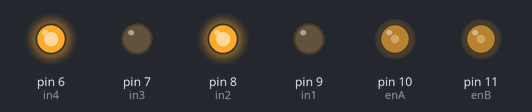
A sketch run on a simulated Arduino Uno, built with avr-gcc and run on an emulated ATmega328P. Parts: output pins drawn as LEDs (lit = HIGH).

Above: at 0.1 s.
Timing chart, 0 to 1.6 s (numbered marks = the images above):
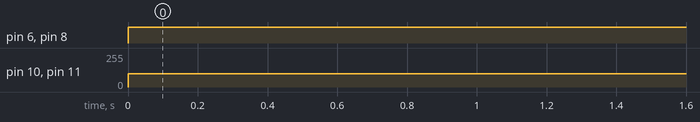

The sketch:

testmoteur.ino
```cpp
//bluetooth

#include <SoftwareSerial.h>


char data;

/*connecter les broches du contrôleur de moteur aux broches numériques Arduino
// moteur droit*/
int enA = 10;
int in1 = 9;
int in2 = 8;

/* moteur gauche*/
int enB = 11;
int in3 = 7;
int in4 = 6;


const unsigned long MEASURE_TIMEOUT = 25000UL; // 25ms = ~8m à 340m/s

// Vitesse du son dans l'air en mm/us
const float SOUND_SPEED = 340.0 / 1000;
const byte TRIGGER_PIN = 15; // Broche TRIGGER
const byte ECHO_PIN = 16;    // Broche ECHO

const byte TRIGGER_PIN2 = 12; // Broche TRIGGER
const byte ECHO_PIN2 = 13;    // Broche ECHO


void setup() {


pinMode(enA, OUTPUT);
pinMode(enB, OUTPUT);
pinMode(in1, OUTPUT);
pinMode(in2, OUTPUT);
pinMode(in3, OUTPUT);
pinMode(in4, OUTPUT);
pinMode(TRIGGER_PIN, OUTPUT);
digitalWrite(TRIGGER_PIN, LOW); // La broche TRIGGER doit être à LOW au repos
pinMode(ECHO_PIN, INPUT);
pinMode(TRIGGER_PIN2, OUTPUT);
digitalWrite(TRIGGER_PIN2, LOW); // La broche TRIGGER doit être à LOW au repos
pinMode(ECHO_PIN2, INPUT);
pinMode(enA, OUTPUT);
pinMode(enB, OUTPUT);


  }

void loop() {


digitalWrite(in2, HIGH);
digitalWrite(in1, LOW);
analogWrite(enA, 100);

digitalWrite(in4, HIGH);
digitalWrite(in3, LOW);
analogWrite(enB, 100);
delay(1000);}
```

Measured:
- by itself, pin 6 (in4), pin 8 (in2): LOW → HIGH at 0.00 s
- by itself, pin 10 (enA), pin 11 (enB): 0/255 → 100/255 at 0.00 s
